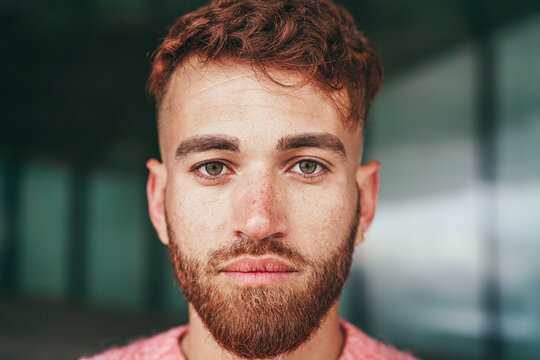
#> input picture backend/data/samples/face.png, 540 x 360 px, found by its file name
$ python face_detection.py
#> lines starting #> are read from the running program, lines starting #| are printed output that depends on the picture
### backend/core/vision.py
import cv2

#function for model loading
def load_haar_face_detector():
    face_detect = cv2.CascadeClassifier(
        cv2.data.haarcascades + "haarcascade_frontalface_default.xml"
    )
    return face_detect

#function for detecting faces
def detect_faces(detector, gray_image):
    faces = detector.detectMultiScale(
        gray_image,
        scaleFactor = 1.05,
        minNeighbors = 8,
        minSize = (150,150)
    )
    return faces


# function for drawing bounding boxes
def draw_boxes(image, faces):
    for (x, y, w, h) in faces:
        cv2.rectangle(
            image,
            (x, y),
            (x + w, y + h),
            (0, 255, 0),
            2
        )
    return image

# extract ROI - photo on the id
# [25 lines left out: function extract_id_face, not called in this run]

### backend/scripts/face_detection.py
import cv2
from backend.core.vision import load_haar_face_detector, detect_faces, draw_boxes

# Load detector once (clean reuse)
face_detector = load_haar_face_detector()

# Load image
img = cv2.imread("backend/data/samples/face.png")
#> img is the input picture: shape (360, 540, 3); mean B, G, R 91.3, 100.3, 105.6

if img is None:
    print("Inexisting image.")
    exit()

# Convert to grayscale
gray = cv2.cvtColor(img, cv2.COLOR_BGR2GRAY)
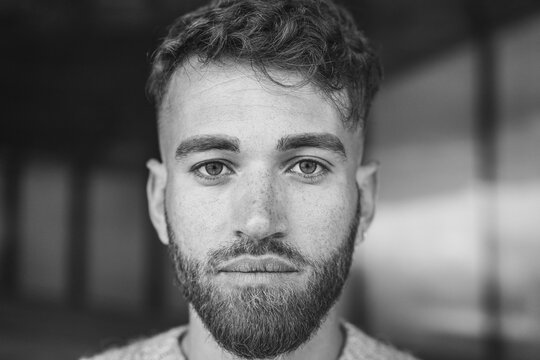
#> gray: shape (360, 540); min 10, max 228, mean 100.8

# Detect faces using vision.py
faces = detect_faces(face_detector, gray)
#> in detect_faces, `faces = detector.detectMultiScale( gray_image, scaleFactor = 1.05, min..`: faces = [[129, 64, 253, 253]]
#> faces = [[129, 64, 253, 253]]

# Draw bounding boxes using vision.py
img_with_boxes = draw_boxes(img, faces)
#> the loop in draw_boxes, `for (x, y, w, h) in faces:` made 1 pass
#> after the loop in draw_boxes, `for (x, y, w, h) in faces:`:
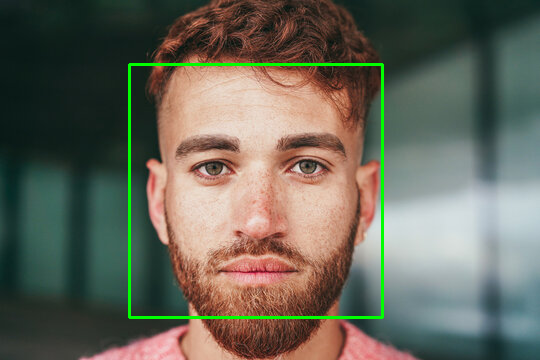
#> image: shape (360, 540, 3); mean B, G, R 90.1, 102.9, 104.1

# Show result
cv2.imshow("Face Detection - Haar Cascades", img_with_boxes)
cv2.waitKey(0)
cv2.destroyAllWindows()
